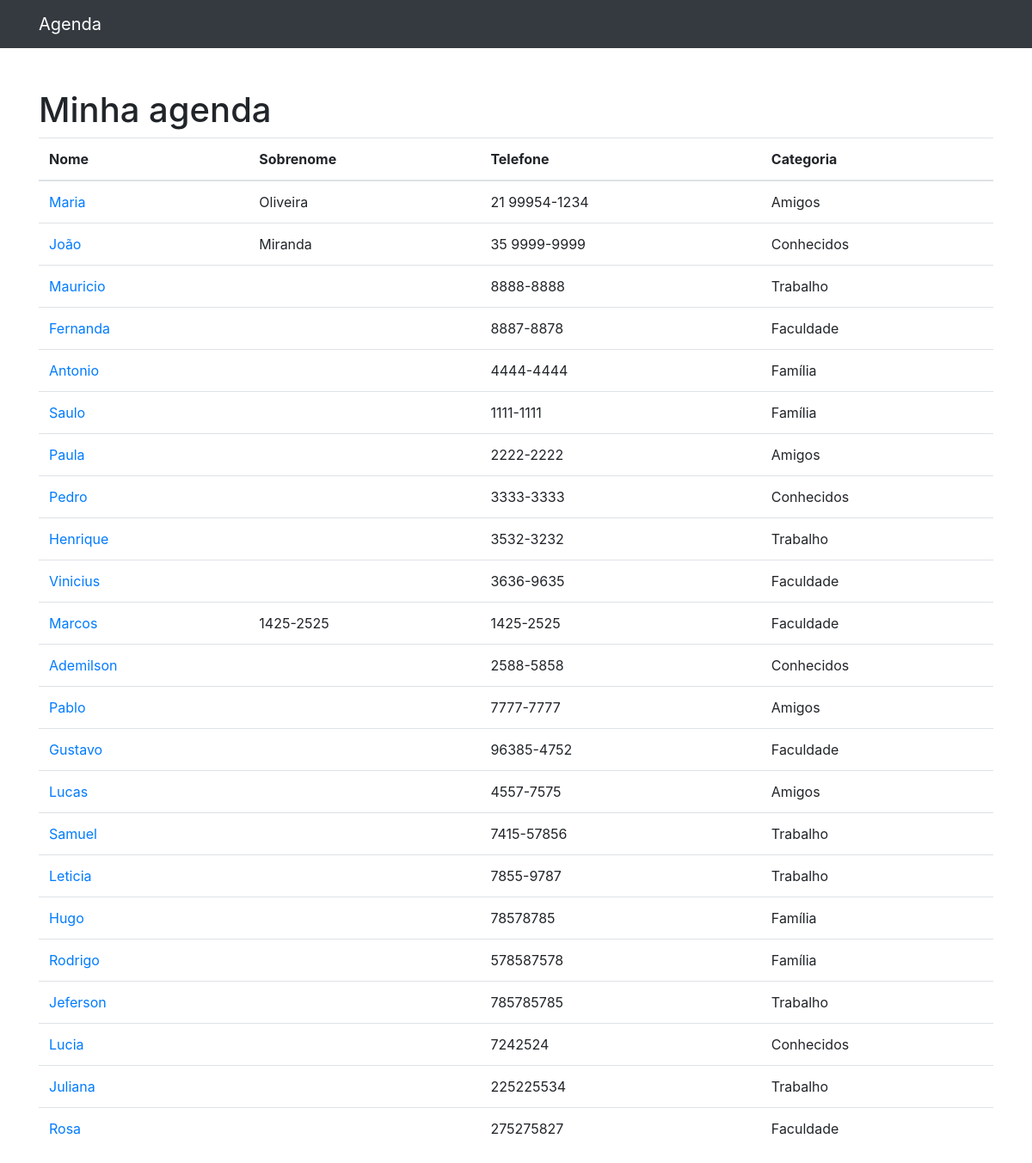
The page / on the database its author committed.
### contatos/models.py (models this page shows, shortened)
class Contato(models.Model):
    nome = models.CharField(max_length=60)
    sobrenome = models.CharField(max_length=60, blank=True)
    telefone = models.CharField(max_length=60)
    email = models.CharField(max_length=60, blank=True)
    data_criacao = models.DateField(default=timezone.now)
    descricao = models.TextField(blank=True)
    categoria = models.ForeignKey(Categoria, on_delete=models.DO_NOTHING)

class Categoria(models.Model):
    nome = models.CharField(max_length=255)
    def __str__(self):
        return self.nome

### contatos/views.py (the view)
# urls.py: path('', views.index, name='index'),
def index(request):
    contatos = Contato.objects.all()
    return render(request, 'contatos/index.html', {
        'contatos': contatos
    }) ###  Vai adicionar a classe contatos

### contatos/templates/contatos/index.html
{% extends 'base.html' %}
{%block conteudo%}
<h1 class="mt-5">Minha agenda</h1>
<table class="table">
  <thead>
    <tr>
      <th>Nome</th>
      <th>Sobrenome</th>
      <th>Telefone</th>
      <th>Categoria</th>
    </tr>
  </thead>
  <tbody>
    {% for contato in contatos %}
      <tr>
        <td>
          <a href="{% url 'ver_contato' contato.id %} "> {{ contato.nome }} </a>
        </td>
        <td> {{ contato.sobrenome }} </td>
        <td> {{ contato.telefone }} </td>
        <td> {{ contato.categoria }} </td>
      </tr>
    {% endfor %}
  </tbody>
</table>
{%endblock%}

### rows shown on the page
Contato: nome "Maria", sobrenome "Oliveira", telefone "21 99954-1234", categoria "Amigos"
Contato: nome "João", sobrenome "Miranda", telefone "35 9999-9999", categoria "Conhecidos"
Contato: nome "Mauricio", telefone "8888-8888", categoria "Trabalho"
Contato: nome "Fernanda", telefone "8887-8878", categoria "Faculdade"
Contato: nome "Antonio", telefone "4444-4444", categoria "Família"
Contato: nome "Saulo", telefone "1111-1111", categoria "Família"
Contato: nome "Paula", telefone "2222-2222", categoria "Amigos"
Contato: nome "Pedro", telefone "3333-3333", categoria "Conhecidos"
Contato: nome "Henrique", telefone "3532-3232", categoria "Trabalho"
Contato: nome "Vinicius", telefone "3636-9635", categoria "Faculdade"
Contato: nome "Marcos", sobrenome "1425-2525", telefone "1425-2525", categoria "Faculdade"
Contato: nome "Ademilson", telefone "2588-5858", categoria "Conhecidos"
Contato: nome "Pablo", telefone "7777-7777", categoria "Amigos"
Contato: nome "Gustavo", telefone "96385-4752", categoria "Faculdade"
Contato: nome "Lucas", telefone "4557-7575", categoria "Amigos"
Contato: nome "Samuel", telefone "7415-57856", categoria "Trabalho"
Contato: nome "Leticia", telefone "7855-9787", categoria "Trabalho"
Contato: nome "Hugo", telefone "78578785", categoria "Família"
Contato: nome "Rodrigo", telefone "578587578", categoria "Família"
Contato: nome "Jeferson", telefone "785785785", categoria "Trabalho"
Contato: nome "Lucia", telefone "7242524", categoria "Conhecidos"
Contato: nome "Juliana", telefone "225225534", categoria "Trabalho"
Contato: nome "Rosa", telefone "275275827", categoria "Faculdade"
